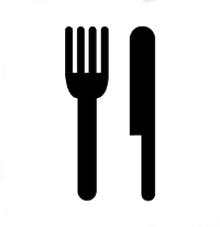
#> input picture foodsymbol.png, 220 x 227 px, given in place of the camera
$ python HSVPicker.py
#> lines starting #> are read from the running program, lines starting #| are printed output that depends on the picture; after the words box and inside, x2 and y2 are one past the last pixel; in counts of white or black regions, pixels touching at a corner belong together
#!/usr/bin/python

########################################################################################
#
# |B|I|G| |F|A|C|E| |R|O|B|O|T|I|C|S|
#
# HSV Colour selector for object detection using OpenCV
#
#
# Author : Peter Neal
#
# Date : 17 March 2015
# Last Update : 17 March 2015
#
########################################################################################

import cv2
import numpy as np
from colorama import init,Fore
init(autoreset=True)

def nothing(x):
    pass

print(Fore.GREEN + "Starting OpenCV")
capture = cv2.VideoCapture(0)

capture.set(3,640)
capture.set(4,480)

cv2.namedWindow("camera", 0)
print (Fore.GREEN + "Creating OpenCV windows")
cv2.resizeWindow("camera", 640,480)
cv2.moveWindow("camera", 400,30)
print (Fore.GREEN + "Moving OpenCV window")
cv2.waitKey(50)

# create trackbars for HSV Selection
cv2.createTrackbar('HLow','camera',0,179,nothing)
cv2.createTrackbar('SLow','camera',0,255,nothing)
cv2.createTrackbar('VLow','camera',0,255,nothing)

cv2.createTrackbar('HHigh','camera',0,179,nothing)
cv2.createTrackbar('SHigh','camera',0,255,nothing)
cv2.createTrackbar('VHigh','camera',0,255,nothing)


while True:

    HLow = cv2.getTrackbarPos('HLow','camera')
    SLow = cv2.getTrackbarPos('SLow','camera')
    VLow = cv2.getTrackbarPos('VLow','camera')
    HHigh = cv2.getTrackbarPos('HHigh','camera')
    SHigh = cv2.getTrackbarPos('SHigh','camera')
    VHigh = cv2.getTrackbarPos('VHigh','camera')

    ret,img = capture.read() #get a bunch of frames to make sure current frame is the most recent
#> img is the input picture: shape (227, 220, 3); min 0, max 255, mean 214.9
    ret,img = capture.read()
    ret,img = capture.read()
    ret,img = capture.read()
    ret,img = capture.read() #5 seems to be enough

    imgHSV = cv2.cvtColor(img,cv2.COLOR_BGR2HSV) #convert img to HSV and store result in imgHSVyellow
#> imgHSV: shape (227, 220, 3); mean H, S, V 0, 0, 214.9
    lower = np.array([HLow, SLow, VLow]) #np arrays for upper and lower thresholds
    upper = np.array([HHigh, SHigh, VHigh])

    imgthreshed = cv2.inRange(imgHSV, lower, upper) #threshold imgHSV
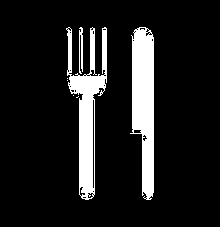
#> imgthreshed: shape (227, 220); 11.9% white; 7 white regions (4 under 20 px), largest, box (x1, y1, x2, y2) and area: (130, 27, 154, 200) 2987, (66, 27, 107, 200) 2797, (79, 27, 83, 74) 137
    imgthreshed = cv2.blur(imgthreshed,(3,3))
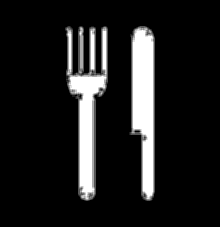
#> imgthreshed: shape (227, 220); min 0, max 255, mean 30.3

    cv2.imshow("camera", imgthreshed)
    cv2.waitKey(10)

cv2.destroyAllWindows()
